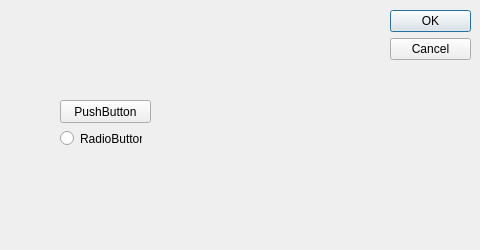
<?xml version="1.0" encoding="UTF-8"?>
<ui version="4.0">
 <class>Dialog</class>
 <widget class="QDialog" name="Dialog">
  <property name="geometry">
   <rect>
    <x>0</x>
    <y>0</y>
    <width>480</width>
    <height>250</height>
   </rect>
  </property>
  <property name="windowTitle">
   <string>Dialog</string>
  </property>
  <widget class="QDialogButtonBox" name="buttonBox">
   <property name="geometry">
    <rect>
     <x>390</x>
     <y>10</y>
     <width>81</width>
     <height>621</height>
    </rect>
   </property>
   <property name="orientation">
    <enum>Qt::Vertical</enum>
   </property>
   <property name="standardButtons">
    <set>QDialogButtonBox::Cancel|QDialogButtonBox::Ok</set>
   </property>
  </widget>
  <widget class="QRadioButton" name="radioButton">
   <property name="geometry">
    <rect>
     <x>60</x>
     <y>130</y>
     <width>82</width>
     <height>17</height>
    </rect>
   </property>
   <property name="text">
    <string>RadioButton</string>
   </property>
  </widget>
  <widget class="QPushButton" name="pushButton">
   <property name="geometry">
    <rect>
     <x>60</x>
     <y>100</y>
     <width>91</width>
     <height>23</height>
    </rect>
   </property>
   <property name="text">
    <string>PushButton</string>
   </property>
  </widget>
 </widget>
 <resources/>
 <connections>
  <connection>
   <sender>buttonBox</sender>
   <signal>accepted()</signal>
   <receiver>Dialog</receiver>
   <slot>accept()</slot>
   <hints>
    <hint type="sourcelabel">
     <x>248</x>
     <y>254</y>
    </hint>
    <hint type="destinationlabel">
     <x>157</x>
     <y>274</y>
    </hint>
   </hints>
  </connection>
  <connection>
   <sender>buttonBox</sender>
   <signal>rejected()</signal>
   <receiver>Dialog</receiver>
   <slot>reject()</slot>
   <hints>
    <hint type="sourcelabel">
     <x>316</x>
     <y>260</y>
    </hint>
    <hint type="destinationlabel">
     <x>286</x>
     <y>274</y>
    </hint>
   </hints>
  </connection>
 </connections>
</ui>
